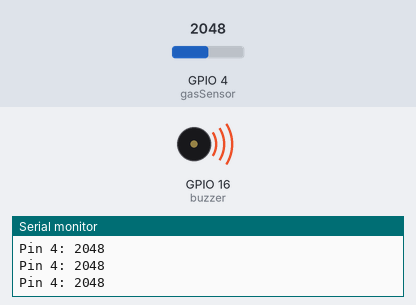
This sketch was run on a simulated ESP32. Shown: buzzer (waves = sounding), the last lines printed to the serial monitor. Inputs (shaded band) come from the test bench; at power-on: GPIO 4 (gasSensor) = 2048.

Above: at 1.2 s.
1.3 s: GPIO 4 (gasSensor) set to 426
2.8 s: GPIO 4 (gasSensor) set to 383
At 4.0 s:
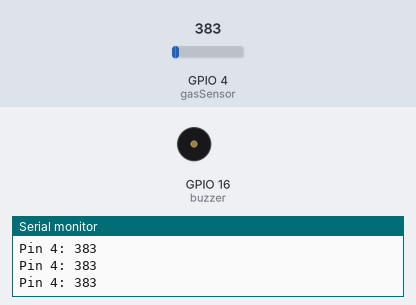
4.3 s: GPIO 4 (gasSensor) set to 491
At 5.5 s:
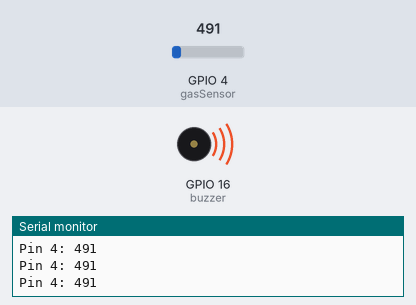
5.8 s: GPIO 4 (gasSensor) set to 360
At 6.7 s:
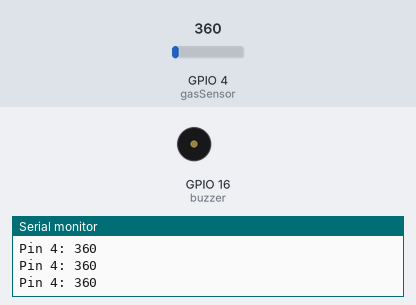
Timing chart, 0 to 8.3 s (numbered marks = the images above; inputs shaded):
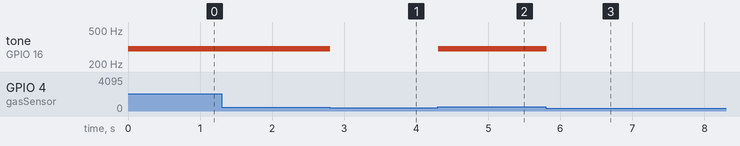

Measured:
- the behaviour switches between 401 and 400 on GPIO 4 (gasSensor) (found by bisection; images 0 and 1)
- after the input at 2.8 s, tone on GPIO 16 (buzzer): 300 Hz → silent at once
- after the input at 4.3 s, tone on GPIO 16 (buzzer): silent → 300 Hz at once
- after the input at 5.8 s, tone on GPIO 16 (buzzer): 300 Hz → silent at once

The sketch:

esp32_Gas.ino
```cpp
const int buzzer = 16;
const int gasSensor = 4;
// Your threshold value
const int sensorThres = 400;
const int chan = 0;

void setup() {
  pinMode(buzzer, OUTPUT);
  pinMode(gasSensor, INPUT);
  Serial.begin(115200);
}

void loop() {
  int analogSensor = analogRead(gasSensor);

  Serial.print("Pin 4: ");
  Serial.println(analogSensor);
  // Checks if it has reached the threshold value
  if (analogSensor > sensorThres)
  {
    ledcAttachPin(buzzer,chan);
    ledcWriteTone(chan, 300);
  }
  else
  {
    ledcDetachPin(buzzer);
  }
  delay(100);
}
```
